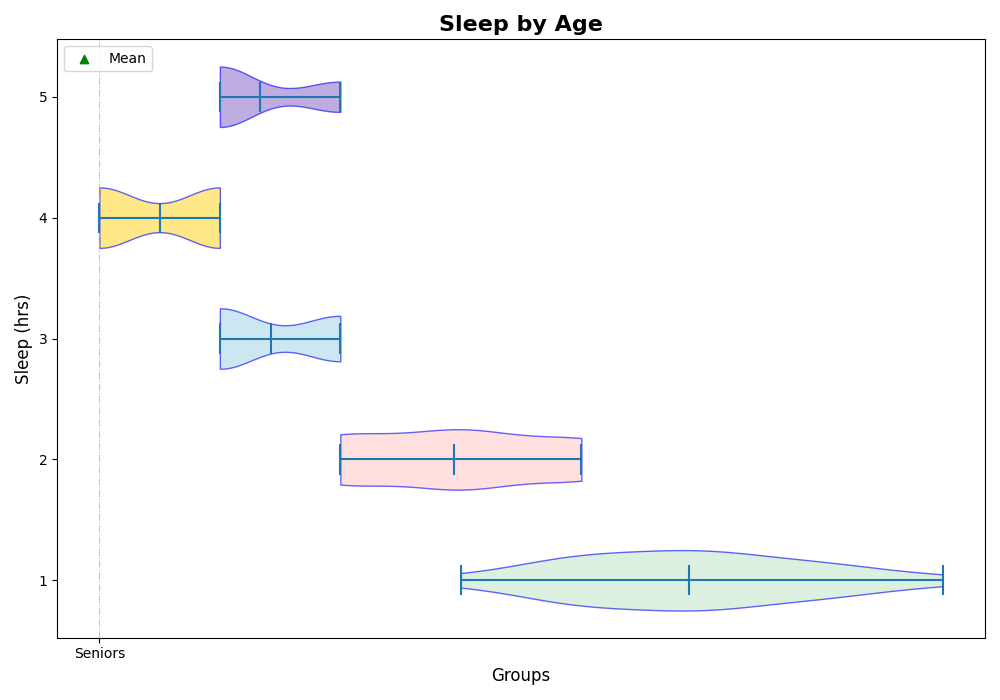

Here is the Python script that generated this plot:
import matplotlib.pyplot as plt
import numpy as np

children = [10, 9, 9, 11, 9, 11, 10, 10, 12, 9, 10, 8, 11, 10, 9, 11, 9, 10, 10]
teenagers = [8, 9, 7, 8, 7, 8, 9, 7, 8, 7, 8, 9, 7, 9, 8, 8, 7, 9]
young_adults = [7, 6, 6, 7, 6, 7, 6, 7, 6, 6, 6, 7, 7, 6]
adults = [6, 5, 6, 5, 6, 5, 5, 6, 6, 5, 5, 6, 5, 6, 6, 5]
seniors = [7, 6, 6, 6, 6, 7, 6, 6, 7, 6, 6, 7, 6, 6, 7]

data = [children, teenagers, young_adults, adults, seniors]
age_groups = ['Kids', 'Teens', 'Young A.', 'Adults', 'Seniors']

fig, ax = plt.subplots(figsize=(10, 7))
violin = ax.violinplot(data, vert=False, showmeans=True, showmedians=False)

colors = ['#c3e6cb', '#ffcccb', '#add8e6', '#fdd835', '#9575cd']
for patch, color in zip(violin['bodies'], colors):
    patch.set_facecolor(color)
    patch.set_edgecolor('blue')
    patch.set_alpha(0.6)

plt.title('Sleep by Age', fontsize=16, fontweight='bold')
plt.xlabel('Groups', fontsize=12)
plt.ylabel('Sleep (hrs)', fontsize=12)
plt.xticks(range(1, len(age_groups) + 1), age_groups, fontsize=10)

ax.scatter([], [], color='green', marker='^', label='Mean')
plt.legend(loc='upper left', fontsize=10)
plt.grid(visible=True, axis='x', linestyle='-.', alpha=0.7)
plt.tight_layout()
plt.show()
